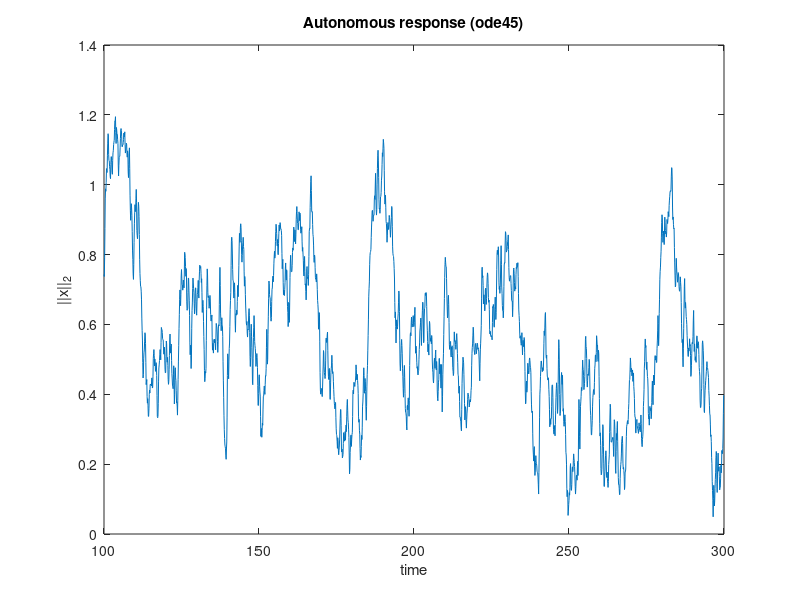

Write MATLAB code to recreate this figure. (Note: this script raises an error after producing the figure.)
clear; clc; close all

rng(42);
n = 3;
I = eye(n);

S = [ 0  -.1  0 ;
      .1   0 -1;
      0  1  0 ];
% S = randn(n);
S = 0.5 * (S - S'); % Ensure skew-symmetry
Sigma_w = 0.2 * I;
Sigma = I;
A = (-1/2 * Sigma_w + S) / Sigma;

ev = eig(A);
fprintf('max real part = %.4g\n', max(real(ev)));

% Simulation parameters
n_time = 2e3; %1e4; % Simulation time steps
transient_length = 1e3;
tr = 0.1; % Sampling period
t = 0 : tr : (n_time + transient_length - 1) * tr;

%% SIMULATE W/STOCHASTIC INPUT
sys = ss(A, eye(n), eye(n), zeros(n));
w = mvnrnd(zeros(1, n), Sigma_w, length(t)); % Generate noise input
y_stoch = lsim(sys, w, t); % Simulate LTI response to noise
y_stoch = y_stoch(transient_length + 1:end,:); % Remove transient

% Plot the norm of the state vector
figure, plot(t(transient_length + 1:end), vecnorm(y_stoch, 2, 2))
xlabel('time'); ylabel('||x||_2');
title('Autonomous response (ode45)')

% Animate state vector evolution
animate3(y_stoch)

% State evolution in 2D/3D after PCA
% [coeff, score, latent, tsquared, explained, mu] = pca(y_sim);
% y_reduced3 = score(:, 1:3); animate3(y_reduced3)
% y_reduced2 = score(:, 1:2); animate2(y_reduced2)

%% SIMULATE AUTONOMOUS
x0 = 2 * ones(n,1);  % initial condition
options = odeset('RelTol', 1e-8, 'AbsTol', 1e-10);
[t_aut, y_aut] = ode45(@(t,x) A*x, t, x0, options);

% Plot the norm of the state vector
figure, plot(t_aut, vecnorm(y_aut, 2, 2))
xlabel('time'); ylabel('||x||_2');
title('Autonomous response (ode45)')

% Animate state vector evolution
animate3(y_aut)

%% COVARIANCE MATRIX
% Max lag has to be inferior to total simulation time (in transient)
% because otherwise there wouldn't be enough data points to form the lagged
% pair. If I choose maxLag > length(t) then I have empty plot.
maxLag = 400;  % number of lags to evaluate
lags = (0:maxLag) * tr;

% Theoretical covariance
Sigma_tau = @(tau) expm(A * tau) * Sigma;
stds_th = sqrt(diag(Sigma));
normMat_th = stds_th * stds_th.';
Sigma_th = nan(n,n,numel(lags));
for k = 1:numel(lags)
    tau = lags(k);
    Sigma_th(:,:,k) = Sigma_tau(tau) ./ normMat_th; % Pearson correlation
end

% Empirical covariance
Sigma_emp0 = (y_stoch' * y_stoch) / size(y_stoch,1);
stds_emp = sqrt(diag(Sigma_emp0));
normMat_emp = stds_emp * stds_emp';
Sigma_emp = nan(n,n,numel(lags));
for k = 0:maxLag
    X = y_stoch(1:end-k, :);
    X_lag = y_stoch(1+k:end, :);
    Sigma_emp(:,:,k+1) = (X_lag' * X) / (size(y_stoch, 1) - k) ./ normMat_emp;
end

figure;
for i = 1:n
    for j = 1:n
        subplot(n,n,(i-1)*n+j);
        plot(lags, squeeze(Sigma_th(i,j,:)),'r-'); hold on;
        plot(lags, squeeze(Sigma_emp(i,j,:)),'b--');
        title(sprintf('\\Sigma_{%d%d}(\\tau)',i,j));
        xlabel('\tau'); grid on;
        if i==1 && j==1
            legend('Theory','Empirical');
        end
    end
end
sgtitle('Auto/Cross-Covariance');

% for k = transient_length:(n_time + transient_length - 1)
%     imshow(Ctens(:,:,k), [], 'InitialMagnification', 'fit')
%     title(sprintf('Time-Lagged Covariance \\Sigma(\\tau) at lag \\tau = %.2f', t(k)));
%     drawnow
%     pause(0.01)
% end

%% PSD MATRIX
Fs = 1 / tr;
% FFT algorithm faster with power of 2
Nfft = 2^nextpow2(maxLag + 1);
freqs = Fs * (0:(Nfft/2)) / Nfft;
omega = 2 * pi * freqs;

% Theoretical PSD
Phi_th = nan(n,n,length(freqs));
for k = 1:length(freqs)
    H = 1i * omega(k) * eye(n) - A;
    H_inv = inv(H);
    Phi_th(:,:,k) = H_inv * Sigma_w * (H_inv)';
end

% Empirical PSD
y_freq = fft(y_stoch, Nfft);
% Extract only positive frequencies
halfIdx = 1:(Nfft/2 + 1);
y_freq = y_freq(halfIdx, :);

Phi_emp = nan(n,n,length(halfIdx));
for k = 1:length(halfIdx)
    Yf = y_freq(k, :).';
    Phi_emp(:,:,k) = (Yf * Yf') / size(y_stoch, 1);
end

figure;
for i = 1:n
    for j = 1:n
        subplot(n,n,(i-1)*n+j);
        plot(omega, abs(squeeze(Phi_th(i,j,:))),'r-'); hold on;
        plot(omega, abs(squeeze(Phi_emp(i,j,:))),'b--');
        title(sprintf('\\Phi_{%d%d}(\\omega)',i,j));
        xlabel('\omega'); grid on;
        if i==1 && j==1
            legend('Theory','Empirical');
        end
    end
end
sgtitle('Cross-Spectral Density Magnitude');

figure;
for i = 1:n
    for j = 1:n
        subplot(n,n,(i-1)*n + j);
        plot(omega, unwrap(angle(squeeze(Phi_th(i,j,:)))),'r-'); hold on;
        plot(omega, unwrap(angle(squeeze(Phi_emp(i,j,:)))),'b--');
        title(sprintf('Phase of \\Phi_{%d%d}(\\omega)', i, j));
        xlabel('\omega'); grid on;
        if i==1 && j==1
            legend('Theory','Empirical');
        end
    end
end
sgtitle('Cross-Spectral Density Phase');

%% FUNCTIONS
function animate3(data)
    figure; 
    h = animatedline('LineWidth', 1);
    axis([min(data(:,1)) max(data(:,1)) ...
          min(data(:,2)) max(data(:,2)) ...
          min(data(:,3)) max(data(:,3))]);
    grid on
    xlabel('PC_1'); ylabel('PC_2'); zlabel('PC_3');
    view(3)
    
    for i = 1:size(data, 1)
        addpoints(h, data(i, 1), data(i, 2), data(i, 3));
        drawnow
    end
end

function animate2(data)
    figure; 
    h = animatedline('LineWidth', 1);
    axis([min(data(:,1)) max(data(:,1)) ...
          min(data(:,2)) max(data(:,2))]);
    grid on
    xlabel('PC_1'); ylabel('PC_2');
    title('2D Trajectory Animation');
    
    for i = 1:size(data, 1)
        addpoints(h, data(i, 1), data(i, 2));
        drawnow
    end
end
